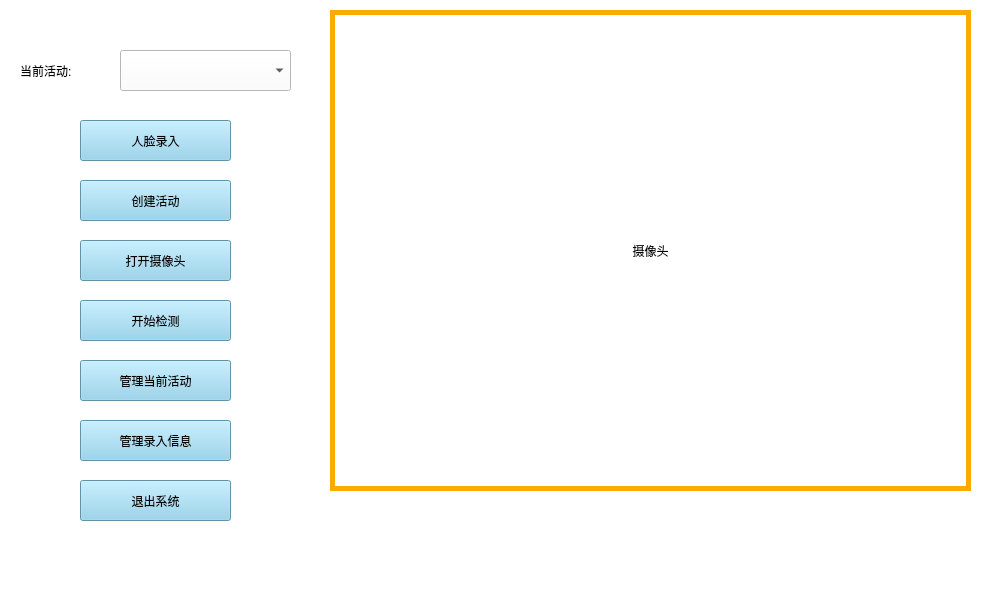
<?xml version="1.0" encoding="UTF-8"?>
<ui version="4.0">
 <class>MainWindow</class>
 <widget class="QMainWindow" name="MainWindow">
  <property name="geometry">
   <rect>
    <x>0</x>
    <y>0</y>
    <width>1000</width>
    <height>601</height>
   </rect>
  </property>
  <property name="windowTitle">
   <string>主界面</string>
  </property>
  <property name="styleSheet">
   <string notr="true">* {
	background-color: white;
	font: 12pt &quot;YaHei Monaco Hybird&quot;;
}
QPushButton{
	background-color: skyblue;
}
QLabel{
	font: 12pt &quot;YaHei Monaco Hybird&quot;;
}</string>
  </property>
  <widget class="QWidget" name="centralwidget">
   <widget class="QPushButton" name="add_user_btn">
    <property name="geometry">
     <rect>
      <x>80</x>
      <y>120</y>
      <width>151</width>
      <height>41</height>
     </rect>
    </property>
    <property name="sizePolicy">
     <sizepolicy hsizetype="Fixed" vsizetype="Fixed">
      <horstretch>150</horstretch>
      <verstretch>40</verstretch>
     </sizepolicy>
    </property>
    <property name="text">
     <string>人脸录入</string>
    </property>
   </widget>
   <widget class="QPushButton" name="add_act_btn">
    <property name="geometry">
     <rect>
      <x>80</x>
      <y>180</y>
      <width>151</width>
      <height>41</height>
     </rect>
    </property>
    <property name="sizePolicy">
     <sizepolicy hsizetype="Fixed" vsizetype="Fixed">
      <horstretch>150</horstretch>
      <verstretch>40</verstretch>
     </sizepolicy>
    </property>
    <property name="text">
     <string>创建活动</string>
    </property>
   </widget>
   <widget class="QPushButton" name="open_btn">
    <property name="geometry">
     <rect>
      <x>80</x>
      <y>240</y>
      <width>151</width>
      <height>41</height>
     </rect>
    </property>
    <property name="sizePolicy">
     <sizepolicy hsizetype="Fixed" vsizetype="Fixed">
      <horstretch>150</horstretch>
      <verstretch>40</verstretch>
     </sizepolicy>
    </property>
    <property name="text">
     <string>打开摄像头</string>
    </property>
   </widget>
   <widget class="QPushButton" name="start_btn">
    <property name="geometry">
     <rect>
      <x>80</x>
      <y>300</y>
      <width>151</width>
      <height>41</height>
     </rect>
    </property>
    <property name="sizePolicy">
     <sizepolicy hsizetype="Fixed" vsizetype="Fixed">
      <horstretch>150</horstretch>
      <verstretch>40</verstretch>
     </sizepolicy>
    </property>
    <property name="text">
     <string>开始检测</string>
    </property>
   </widget>
   <widget class="QPushButton" name="quit_btn">
    <property name="geometry">
     <rect>
      <x>80</x>
      <y>480</y>
      <width>151</width>
      <height>41</height>
     </rect>
    </property>
    <property name="sizePolicy">
     <sizepolicy hsizetype="Fixed" vsizetype="Fixed">
      <horstretch>150</horstretch>
      <verstretch>40</verstretch>
     </sizepolicy>
    </property>
    <property name="text">
     <string>退出系统</string>
    </property>
   </widget>
   <widget class="QPushButton" name="manage_btn">
    <property name="geometry">
     <rect>
      <x>80</x>
      <y>360</y>
      <width>151</width>
      <height>41</height>
     </rect>
    </property>
    <property name="sizePolicy">
     <sizepolicy hsizetype="Fixed" vsizetype="Fixed">
      <horstretch>150</horstretch>
      <verstretch>40</verstretch>
     </sizepolicy>
    </property>
    <property name="text">
     <string>管理当前活动</string>
    </property>
   </widget>
   <widget class="QLabel" name="camera_lab">
    <property name="geometry">
     <rect>
      <x>330</x>
      <y>10</y>
      <width>641</width>
      <height>481</height>
     </rect>
    </property>
    <property name="sizePolicy">
     <sizepolicy hsizetype="Fixed" vsizetype="Fixed">
      <horstretch>0</horstretch>
      <verstretch>0</verstretch>
     </sizepolicy>
    </property>
    <property name="styleSheet">
     <string notr="true">border:5px solid rgb(255,170,0);</string>
    </property>
    <property name="text">
     <string>摄像头</string>
    </property>
    <property name="alignment">
     <set>Qt::AlignCenter</set>
    </property>
   </widget>
   <widget class="QComboBox" name="act_cb">
    <property name="geometry">
     <rect>
      <x>120</x>
      <y>50</y>
      <width>171</width>
      <height>41</height>
     </rect>
    </property>
    <property name="sizePolicy">
     <sizepolicy hsizetype="Fixed" vsizetype="Fixed">
      <horstretch>0</horstretch>
      <verstretch>0</verstretch>
     </sizepolicy>
    </property>
   </widget>
   <widget class="QLabel" name="label">
    <property name="geometry">
     <rect>
      <x>20</x>
      <y>50</y>
      <width>91</width>
      <height>41</height>
     </rect>
    </property>
    <property name="text">
     <string>当前活动:</string>
    </property>
   </widget>
   <widget class="QLabel" name="result_lab">
    <property name="geometry">
     <rect>
      <x>330</x>
      <y>520</y>
      <width>641</width>
      <height>41</height>
     </rect>
    </property>
    <property name="text">
     <string/>
    </property>
    <property name="alignment">
     <set>Qt::AlignCenter</set>
    </property>
   </widget>
   <widget class="QPushButton" name="manage_msg_btn">
    <property name="geometry">
     <rect>
      <x>80</x>
      <y>420</y>
      <width>151</width>
      <height>41</height>
     </rect>
    </property>
    <property name="sizePolicy">
     <sizepolicy hsizetype="Fixed" vsizetype="Fixed">
      <horstretch>150</horstretch>
      <verstretch>40</verstretch>
     </sizepolicy>
    </property>
    <property name="text">
     <string>管理录入信息</string>
    </property>
   </widget>
  </widget>
  <widget class="QStatusBar" name="statusbar"/>
 </widget>
 <resources/>
 <connections/>
</ui>
